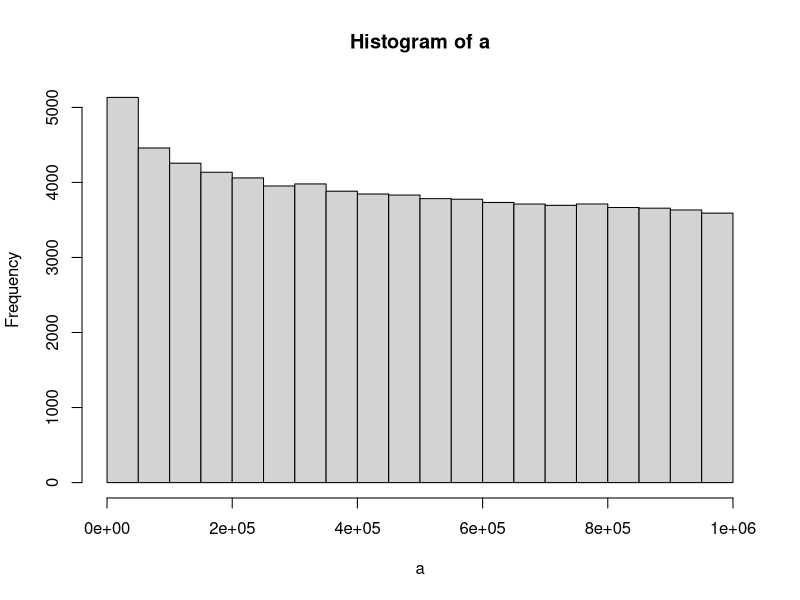

Write R code to recreate this figure.
givePrimeNumbers <- function(n)
{
  n <- as.integer(n)
  primes <- rep(TRUE, n)
  primes[1] <- FALSE
  last.prime <- 2L
  fsqr <- floor(sqrt(n))
  while (last.prime <= fsqr)
  {
    primes[seq.int(2L*last.prime, n, last.prime)] <- FALSE
    sel <- which(primes[(last.prime+1):(fsqr+1)])
    if(any(sel)){
      last.prime <- last.prime + min(sel)
    }else last.prime <- fsqr+1
  }
  which(primes)
}

a = givePrimeNumbers(1000000)
hist(a)
